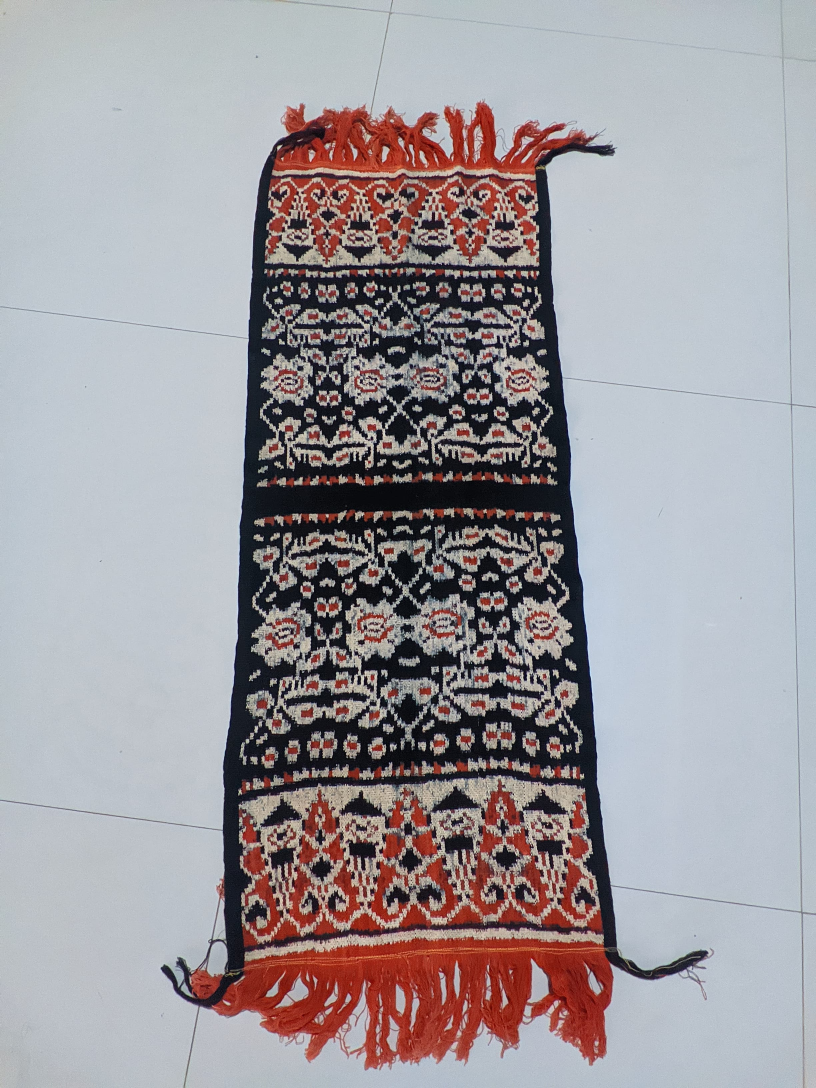
#> input picture cnn/train/rote/Rote_depan_1.jpg, 2448 x 3264 px, found by its file name (shown at 1/3 size); its folder holds 4 pictures in this run
$ python load.py
#> lines starting #> are read from the running program, lines starting #| are printed output that depends on the picture
import os
import cv2
from PIL import Image
import numpy as np

# Inisialisasi list untuk menyimpan data citra dan labelnya
data = []
labels = []

# Mendefinisikan label untuk setiap kategori
# Rote: 0
# Sumba: 1
# Sabu: 2

# Memproses citra untuk kategori Rote (0)
rotes = os.listdir(os.getcwd() + "/CNN/train/rote")
for x in rotes:
    imag = cv2.imread(os.getcwd() + "/CNN/train/rote/" + x)
#> imag is the input picture: shape (3264, 2448, 3); mean B, G, R 158.6, 154.3, 159
    img_from_ar = Image.fromarray(imag, 'RGB')
    resized_image = img_from_ar.resize((50, 50))
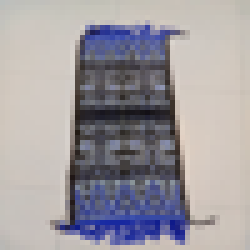
#> resized_image: PIL image 50x50 RGB (shown 5 times larger); mean R, G, B 158.6, 154.3, 159
    data.append(np.array(resized_image))  # Menambahkan citra yang telah diubah ukurannya ke dalam list data
    labels.append(0)  # Menambahkan label kategori 'Rote' (0) ke dalam list labels
#> pass 2 of the loop `for x in rotes:`:
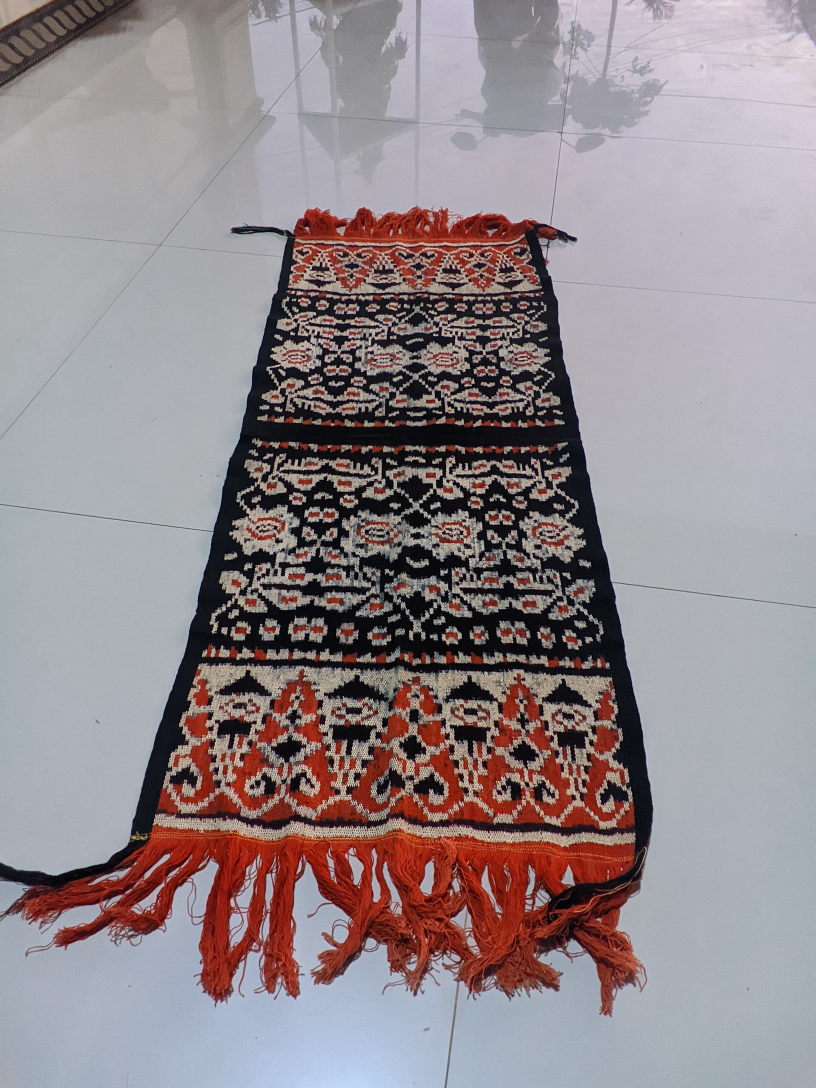
#> input picture cnn/train/rote/rote_atas_1.jpg, 2448 x 3264 px, found by its file name (shown at 1/3 size)
#> imag is the input picture: shape (3264, 2448, 3); mean B, G, R 140.7, 136.7, 147
#> `resized_image = img_from_ar.resize((50, 50))`:
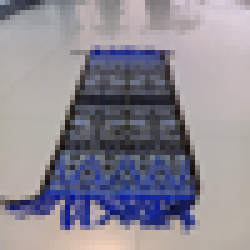
#> resized_image: PIL image 50x50 RGB (shown 5 times larger); mean R, G, B 140.7, 136.7, 147
#> pass 3 of the loop `for x in rotes:`:
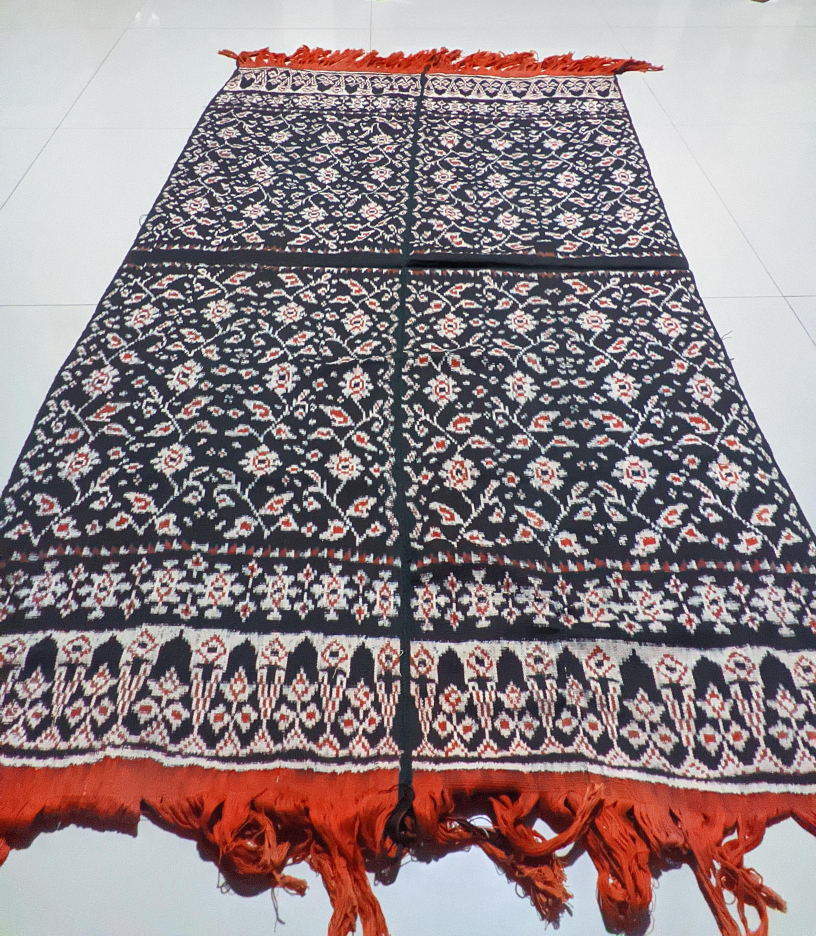
#> input picture cnn/train/rote/rote_atas_2.jpg, 2448 x 2808 px, found by its file name (shown at 1/3 size)
#> imag is the input picture: shape (2808, 2448, 3); mean B, G, R 134.6, 131.5, 145.4
#> `resized_image = img_from_ar.resize((50, 50))`:
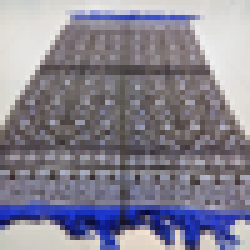
#> resized_image: PIL image 50x50 RGB (shown 5 times larger); mean R, G, B 134.6, 131.5, 145.4
#> the loop made 4 passes; the first 3 are shown

# Memproses citra untuk kategori Sumba (1)
#> (the run stopped early here; a loop or call above may not have finished)
